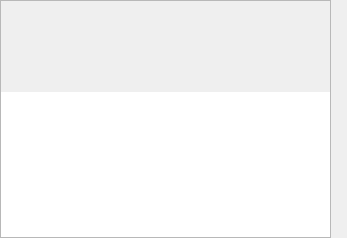
<ui version="4.0" >
 <class>ChatWidget</class>
 <widget class="QDialog" name="ChatWidget" >
  <property name="geometry" >
   <rect>
    <x>0</x>
    <y>0</y>
    <width>347</width>
    <height>238</height>
   </rect>
  </property>
  <property name="windowTitle" >
   <string>Form</string>
  </property>
  <layout class="QHBoxLayout" >
   <property name="margin" >
    <number>0</number>
   </property>
   <property name="spacing" >
    <number>0</number>
   </property>
   <item>
    <widget class="QFrame" name="frame" >
     <property name="frameShape" >
      <enum>QFrame::StyledPanel</enum>
     </property>
     <property name="frameShadow" >
      <enum>QFrame::Raised</enum>
     </property>
     <layout class="QGridLayout" >
      <property name="margin" >
       <number>0</number>
      </property>
      <property name="spacing" >
       <number>0</number>
      </property>
      <item row="1" column="0" >
       <widget class="QStackedWidget" name="editActionStackedWidget" >
        <property name="enabled" >
         <bool>true</bool>
        </property>
        <property name="minimumSize" >
         <size>
          <width>16</width>
          <height>65</height>
         </size>
        </property>
        <property name="maximumSize" >
         <size>
          <width>16777215</width>
          <height>65</height>
         </size>
        </property>
        <property name="palette" >
         <palette>
          <active>
           <colorrole role="WindowText" >
            <brush brushstyle="SolidPattern" >
             <color alpha="255" >
              <red>0</red>
              <green>0</green>
              <blue>0</blue>
             </color>
            </brush>
           </colorrole>
           <colorrole role="Button" >
            <brush brushstyle="SolidPattern" >
             <color alpha="255" >
              <red>221</red>
              <green>223</green>
              <blue>228</blue>
             </color>
            </brush>
           </colorrole>
           <colorrole role="Light" >
            <brush brushstyle="SolidPattern" >
             <color alpha="255" >
              <red>255</red>
              <green>255</green>
              <blue>255</blue>
             </color>
            </brush>
           </colorrole>
           <colorrole role="Midlight" >
            <brush brushstyle="SolidPattern" >
             <color alpha="255" >
              <red>255</red>
              <green>255</green>
              <blue>255</blue>
             </color>
            </brush>
           </colorrole>
           <colorrole role="Dark" >
            <brush brushstyle="SolidPattern" >
             <color alpha="255" >
              <red>85</red>
              <green>85</green>
              <blue>85</blue>
             </color>
            </brush>
           </colorrole>
           <colorrole role="Mid" >
            <brush brushstyle="SolidPattern" >
             <color alpha="255" >
              <red>199</red>
              <green>199</green>
              <blue>199</blue>
             </color>
            </brush>
           </colorrole>
           <colorrole role="Text" >
            <brush brushstyle="SolidPattern" >
             <color alpha="255" >
              <red>0</red>
              <green>0</green>
              <blue>0</blue>
             </color>
            </brush>
           </colorrole>
           <colorrole role="BrightText" >
            <brush brushstyle="SolidPattern" >
             <color alpha="255" >
              <red>255</red>
              <green>255</green>
              <blue>255</blue>
             </color>
            </brush>
           </colorrole>
           <colorrole role="ButtonText" >
            <brush brushstyle="SolidPattern" >
             <color alpha="255" >
              <red>0</red>
              <green>0</green>
              <blue>0</blue>
             </color>
            </brush>
           </colorrole>
           <colorrole role="Base" >
            <brush brushstyle="SolidPattern" >
             <color alpha="255" >
              <red>255</red>
              <green>255</green>
              <blue>255</blue>
             </color>
            </brush>
           </colorrole>
           <colorrole role="Window" >
            <brush brushstyle="SolidPattern" >
             <color alpha="255" >
              <red>255</red>
              <green>255</green>
              <blue>255</blue>
             </color>
            </brush>
           </colorrole>
           <colorrole role="Shadow" >
            <brush brushstyle="SolidPattern" >
             <color alpha="255" >
              <red>0</red>
              <green>0</green>
              <blue>0</blue>
             </color>
            </brush>
           </colorrole>
           <colorrole role="Highlight" >
            <brush brushstyle="SolidPattern" >
             <color alpha="255" >
              <red>103</red>
              <green>141</green>
              <blue>178</blue>
             </color>
            </brush>
           </colorrole>
           <colorrole role="HighlightedText" >
            <brush brushstyle="SolidPattern" >
             <color alpha="255" >
              <red>255</red>
              <green>255</green>
              <blue>255</blue>
             </color>
            </brush>
           </colorrole>
           <colorrole role="Link" >
            <brush brushstyle="SolidPattern" >
             <color alpha="255" >
              <red>0</red>
              <green>0</green>
              <blue>238</blue>
             </color>
            </brush>
           </colorrole>
           <colorrole role="LinkVisited" >
            <brush brushstyle="SolidPattern" >
             <color alpha="255" >
              <red>82</red>
              <green>24</green>
              <blue>139</blue>
             </color>
            </brush>
           </colorrole>
           <colorrole role="AlternateBase" >
            <brush brushstyle="SolidPattern" >
             <color alpha="255" >
              <red>232</red>
              <green>232</green>
              <blue>232</blue>
             </color>
            </brush>
           </colorrole>
          </active>
          <inactive>
           <colorrole role="WindowText" >
            <brush brushstyle="SolidPattern" >
             <color alpha="255" >
              <red>0</red>
              <green>0</green>
              <blue>0</blue>
             </color>
            </brush>
           </colorrole>
           <colorrole role="Button" >
            <brush brushstyle="SolidPattern" >
             <color alpha="255" >
              <red>221</red>
              <green>223</green>
              <blue>228</blue>
             </color>
            </brush>
           </colorrole>
           <colorrole role="Light" >
            <brush brushstyle="SolidPattern" >
             <color alpha="255" >
              <red>255</red>
              <green>255</green>
              <blue>255</blue>
             </color>
            </brush>
           </colorrole>
           <colorrole role="Midlight" >
            <brush brushstyle="SolidPattern" >
             <color alpha="255" >
              <red>255</red>
              <green>255</green>
              <blue>255</blue>
             </color>
            </brush>
           </colorrole>
           <colorrole role="Dark" >
            <brush brushstyle="SolidPattern" >
             <color alpha="255" >
              <red>85</red>
              <green>85</green>
              <blue>85</blue>
             </color>
            </brush>
           </colorrole>
           <colorrole role="Mid" >
            <brush brushstyle="SolidPattern" >
             <color alpha="255" >
              <red>199</red>
              <green>199</green>
              <blue>199</blue>
             </color>
            </brush>
           </colorrole>
           <colorrole role="Text" >
            <brush brushstyle="SolidPattern" >
             <color alpha="255" >
              <red>0</red>
              <green>0</green>
              <blue>0</blue>
             </color>
            </brush>
           </colorrole>
           <colorrole role="BrightText" >
            <brush brushstyle="SolidPattern" >
             <color alpha="255" >
              <red>255</red>
              <green>255</green>
              <blue>255</blue>
             </color>
            </brush>
           </colorrole>
           <colorrole role="ButtonText" >
            <brush brushstyle="SolidPattern" >
             <color alpha="255" >
              <red>0</red>
              <green>0</green>
              <blue>0</blue>
             </color>
            </brush>
           </colorrole>
           <colorrole role="Base" >
            <brush brushstyle="SolidPattern" >
             <color alpha="255" >
              <red>255</red>
              <green>255</green>
              <blue>255</blue>
             </color>
            </brush>
           </colorrole>
           <colorrole role="Window" >
            <brush brushstyle="SolidPattern" >
             <color alpha="255" >
              <red>255</red>
              <green>255</green>
              <blue>255</blue>
             </color>
            </brush>
           </colorrole>
           <colorrole role="Shadow" >
            <brush brushstyle="SolidPattern" >
             <color alpha="255" >
              <red>0</red>
              <green>0</green>
              <blue>0</blue>
             </color>
            </brush>
           </colorrole>
           <colorrole role="Highlight" >
            <brush brushstyle="SolidPattern" >
             <color alpha="255" >
              <red>103</red>
              <green>141</green>
              <blue>178</blue>
             </color>
            </brush>
           </colorrole>
           <colorrole role="HighlightedText" >
            <brush brushstyle="SolidPattern" >
             <color alpha="255" >
              <red>255</red>
              <green>255</green>
              <blue>255</blue>
             </color>
            </brush>
           </colorrole>
           <colorrole role="Link" >
            <brush brushstyle="SolidPattern" >
             <color alpha="255" >
              <red>0</red>
              <green>0</green>
              <blue>238</blue>
             </color>
            </brush>
           </colorrole>
           <colorrole role="LinkVisited" >
            <brush brushstyle="SolidPattern" >
             <color alpha="255" >
              <red>82</red>
              <green>24</green>
              <blue>139</blue>
             </color>
            </brush>
           </colorrole>
           <colorrole role="AlternateBase" >
            <brush brushstyle="SolidPattern" >
             <color alpha="255" >
              <red>232</red>
              <green>232</green>
              <blue>232</blue>
             </color>
            </brush>
           </colorrole>
          </inactive>
          <disabled>
           <colorrole role="WindowText" >
            <brush brushstyle="SolidPattern" >
             <color alpha="255" >
              <red>128</red>
              <green>128</green>
              <blue>128</blue>
             </color>
            </brush>
           </colorrole>
           <colorrole role="Button" >
            <brush brushstyle="SolidPattern" >
             <color alpha="255" >
              <red>221</red>
              <green>223</green>
              <blue>228</blue>
             </color>
            </brush>
           </colorrole>
           <colorrole role="Light" >
            <brush brushstyle="SolidPattern" >
             <color alpha="255" >
              <red>255</red>
              <green>255</green>
              <blue>255</blue>
             </color>
            </brush>
           </colorrole>
           <colorrole role="Midlight" >
            <brush brushstyle="SolidPattern" >
             <color alpha="255" >
              <red>255</red>
              <green>255</green>
              <blue>255</blue>
             </color>
            </brush>
           </colorrole>
           <colorrole role="Dark" >
            <brush brushstyle="SolidPattern" >
             <color alpha="255" >
              <red>85</red>
              <green>85</green>
              <blue>85</blue>
             </color>
            </brush>
           </colorrole>
           <colorrole role="Mid" >
            <brush brushstyle="SolidPattern" >
             <color alpha="255" >
              <red>199</red>
              <green>199</green>
              <blue>199</blue>
             </color>
            </brush>
           </colorrole>
           <colorrole role="Text" >
            <brush brushstyle="SolidPattern" >
             <color alpha="255" >
              <red>199</red>
              <green>199</green>
              <blue>199</blue>
             </color>
            </brush>
           </colorrole>
           <colorrole role="BrightText" >
            <brush brushstyle="SolidPattern" >
             <color alpha="255" >
              <red>255</red>
              <green>255</green>
              <blue>255</blue>
             </color>
            </brush>
           </colorrole>
           <colorrole role="ButtonText" >
            <brush brushstyle="SolidPattern" >
             <color alpha="255" >
              <red>128</red>
              <green>128</green>
              <blue>128</blue>
             </color>
            </brush>
           </colorrole>
           <colorrole role="Base" >
            <brush brushstyle="SolidPattern" >
             <color alpha="255" >
              <red>255</red>
              <green>255</green>
              <blue>255</blue>
             </color>
            </brush>
           </colorrole>
           <colorrole role="Window" >
            <brush brushstyle="SolidPattern" >
             <color alpha="255" >
              <red>255</red>
              <green>255</green>
              <blue>255</blue>
             </color>
            </brush>
           </colorrole>
           <colorrole role="Shadow" >
            <brush brushstyle="SolidPattern" >
             <color alpha="255" >
              <red>0</red>
              <green>0</green>
              <blue>0</blue>
             </color>
            </brush>
           </colorrole>
           <colorrole role="Highlight" >
            <brush brushstyle="SolidPattern" >
             <color alpha="255" >
              <red>86</red>
              <green>117</green>
              <blue>148</blue>
             </color>
            </brush>
           </colorrole>
           <colorrole role="HighlightedText" >
            <brush brushstyle="SolidPattern" >
             <color alpha="255" >
              <red>255</red>
              <green>255</green>
              <blue>255</blue>
             </color>
            </brush>
           </colorrole>
           <colorrole role="Link" >
            <brush brushstyle="SolidPattern" >
             <color alpha="255" >
              <red>0</red>
              <green>0</green>
              <blue>238</blue>
             </color>
            </brush>
           </colorrole>
           <colorrole role="LinkVisited" >
            <brush brushstyle="SolidPattern" >
             <color alpha="255" >
              <red>82</red>
              <green>24</green>
              <blue>139</blue>
             </color>
            </brush>
           </colorrole>
           <colorrole role="AlternateBase" >
            <brush brushstyle="SolidPattern" >
             <color alpha="255" >
              <red>232</red>
              <green>232</green>
              <blue>232</blue>
             </color>
            </brush>
           </colorrole>
          </disabled>
         </palette>
        </property>
        <property name="autoFillBackground" >
         <bool>true</bool>
        </property>
        <widget class="QWidget" name="page_7" />
        <widget class="QWidget" name="page_8" />
       </widget>
      </item>
      <item row="2" column="0" >
       <widget class="QFrame" name="EditFrame" >
        <property name="minimumSize" >
         <size>
          <width>16</width>
          <height>80</height>
         </size>
        </property>
        <property name="maximumSize" >
         <size>
          <width>16777215</width>
          <height>80</height>
         </size>
        </property>
        <property name="palette" >
         <palette>
          <active>
           <colorrole role="WindowText" >
            <brush brushstyle="SolidPattern" >
             <color alpha="255" >
              <red>0</red>
              <green>0</green>
              <blue>0</blue>
             </color>
            </brush>
           </colorrole>
           <colorrole role="Button" >
            <brush brushstyle="SolidPattern" >
             <color alpha="255" >
              <red>221</red>
              <green>223</green>
              <blue>228</blue>
             </color>
            </brush>
           </colorrole>
           <colorrole role="Light" >
            <brush brushstyle="SolidPattern" >
             <color alpha="255" >
              <red>255</red>
              <green>255</green>
              <blue>255</blue>
             </color>
            </brush>
           </colorrole>
           <colorrole role="Midlight" >
            <brush brushstyle="SolidPattern" >
             <color alpha="255" >
              <red>255</red>
              <green>255</green>
              <blue>255</blue>
             </color>
            </brush>
           </colorrole>
           <colorrole role="Dark" >
            <brush brushstyle="SolidPattern" >
             <color alpha="255" >
              <red>85</red>
              <green>85</green>
              <blue>85</blue>
             </color>
            </brush>
           </colorrole>
           <colorrole role="Mid" >
            <brush brushstyle="SolidPattern" >
             <color alpha="255" >
              <red>199</red>
              <green>199</green>
              <blue>199</blue>
             </color>
            </brush>
           </colorrole>
           <colorrole role="Text" >
            <brush brushstyle="SolidPattern" >
             <color alpha="255" >
              <red>0</red>
              <green>0</green>
              <blue>0</blue>
             </color>
            </brush>
           </colorrole>
           <colorrole role="BrightText" >
            <brush brushstyle="SolidPattern" >
             <color alpha="255" >
              <red>255</red>
              <green>255</green>
              <blue>255</blue>
             </color>
            </brush>
           </colorrole>
           <colorrole role="ButtonText" >
            <brush brushstyle="SolidPattern" >
             <color alpha="255" >
              <red>0</red>
              <green>0</green>
              <blue>0</blue>
             </color>
            </brush>
           </colorrole>
           <colorrole role="Base" >
            <brush brushstyle="SolidPattern" >
             <color alpha="255" >
              <red>255</red>
              <green>255</green>
              <blue>255</blue>
             </color>
            </brush>
           </colorrole>
           <colorrole role="Window" >
            <brush brushstyle="SolidPattern" >
             <color alpha="255" >
              <red>255</red>
              <green>255</green>
              <blue>255</blue>
             </color>
            </brush>
           </colorrole>
           <colorrole role="Shadow" >
            <brush brushstyle="SolidPattern" >
             <color alpha="255" >
              <red>0</red>
              <green>0</green>
              <blue>0</blue>
             </color>
            </brush>
           </colorrole>
           <colorrole role="Highlight" >
            <brush brushstyle="SolidPattern" >
             <color alpha="255" >
              <red>103</red>
              <green>141</green>
              <blue>178</blue>
             </color>
            </brush>
           </colorrole>
           <colorrole role="HighlightedText" >
            <brush brushstyle="SolidPattern" >
             <color alpha="255" >
              <red>255</red>
              <green>255</green>
              <blue>255</blue>
             </color>
            </brush>
           </colorrole>
           <colorrole role="Link" >
            <brush brushstyle="SolidPattern" >
             <color alpha="255" >
              <red>0</red>
              <green>0</green>
              <blue>238</blue>
             </color>
            </brush>
           </colorrole>
           <colorrole role="LinkVisited" >
            <brush brushstyle="SolidPattern" >
             <color alpha="255" >
              <red>82</red>
              <green>24</green>
              <blue>139</blue>
             </color>
            </brush>
           </colorrole>
           <colorrole role="AlternateBase" >
            <brush brushstyle="SolidPattern" >
             <color alpha="255" >
              <red>232</red>
              <green>232</green>
              <blue>232</blue>
             </color>
            </brush>
           </colorrole>
          </active>
          <inactive>
           <colorrole role="WindowText" >
            <brush brushstyle="SolidPattern" >
             <color alpha="255" >
              <red>0</red>
              <green>0</green>
              <blue>0</blue>
             </color>
            </brush>
           </colorrole>
           <colorrole role="Button" >
            <brush brushstyle="SolidPattern" >
             <color alpha="255" >
              <red>221</red>
              <green>223</green>
              <blue>228</blue>
             </color>
            </brush>
           </colorrole>
           <colorrole role="Light" >
            <brush brushstyle="SolidPattern" >
             <color alpha="255" >
              <red>255</red>
              <green>255</green>
              <blue>255</blue>
             </color>
            </brush>
           </colorrole>
           <colorrole role="Midlight" >
            <brush brushstyle="SolidPattern" >
             <color alpha="255" >
              <red>255</red>
              <green>255</green>
              <blue>255</blue>
             </color>
            </brush>
           </colorrole>
           <colorrole role="Dark" >
            <brush brushstyle="SolidPattern" >
             <color alpha="255" >
              <red>85</red>
              <green>85</green>
              <blue>85</blue>
             </color>
            </brush>
           </colorrole>
           <colorrole role="Mid" >
            <brush brushstyle="SolidPattern" >
             <color alpha="255" >
              <red>199</red>
              <green>199</green>
              <blue>199</blue>
             </color>
            </brush>
           </colorrole>
           <colorrole role="Text" >
            <brush brushstyle="SolidPattern" >
             <color alpha="255" >
              <red>0</red>
              <green>0</green>
              <blue>0</blue>
             </color>
            </brush>
           </colorrole>
           <colorrole role="BrightText" >
            <brush brushstyle="SolidPattern" >
             <color alpha="255" >
              <red>255</red>
              <green>255</green>
              <blue>255</blue>
             </color>
            </brush>
           </colorrole>
           <colorrole role="ButtonText" >
            <brush brushstyle="SolidPattern" >
             <color alpha="255" >
              <red>0</red>
              <green>0</green>
              <blue>0</blue>
             </color>
            </brush>
           </colorrole>
           <colorrole role="Base" >
            <brush brushstyle="SolidPattern" >
             <color alpha="255" >
              <red>255</red>
              <green>255</green>
              <blue>255</blue>
             </color>
            </brush>
           </colorrole>
           <colorrole role="Window" >
            <brush brushstyle="SolidPattern" >
             <color alpha="255" >
              <red>255</red>
              <green>255</green>
              <blue>255</blue>
             </color>
            </brush>
           </colorrole>
           <colorrole role="Shadow" >
            <brush brushstyle="SolidPattern" >
             <color alpha="255" >
              <red>0</red>
              <green>0</green>
              <blue>0</blue>
             </color>
            </brush>
           </colorrole>
           <colorrole role="Highlight" >
            <brush brushstyle="SolidPattern" >
             <color alpha="255" >
              <red>103</red>
              <green>141</green>
              <blue>178</blue>
             </color>
            </brush>
           </colorrole>
           <colorrole role="HighlightedText" >
            <brush brushstyle="SolidPattern" >
             <color alpha="255" >
              <red>255</red>
              <green>255</green>
              <blue>255</blue>
             </color>
            </brush>
           </colorrole>
           <colorrole role="Link" >
            <brush brushstyle="SolidPattern" >
             <color alpha="255" >
              <red>0</red>
              <green>0</green>
              <blue>238</blue>
             </color>
            </brush>
           </colorrole>
           <colorrole role="LinkVisited" >
            <brush brushstyle="SolidPattern" >
             <color alpha="255" >
              <red>82</red>
              <green>24</green>
              <blue>139</blue>
             </color>
            </brush>
           </colorrole>
           <colorrole role="AlternateBase" >
            <brush brushstyle="SolidPattern" >
             <color alpha="255" >
              <red>232</red>
              <green>232</green>
              <blue>232</blue>
             </color>
            </brush>
           </colorrole>
          </inactive>
          <disabled>
           <colorrole role="WindowText" >
            <brush brushstyle="SolidPattern" >
             <color alpha="255" >
              <red>128</red>
              <green>128</green>
              <blue>128</blue>
             </color>
            </brush>
           </colorrole>
           <colorrole role="Button" >
            <brush brushstyle="SolidPattern" >
             <color alpha="255" >
              <red>221</red>
              <green>223</green>
              <blue>228</blue>
             </color>
            </brush>
           </colorrole>
           <colorrole role="Light" >
            <brush brushstyle="SolidPattern" >
             <color alpha="255" >
              <red>255</red>
              <green>255</green>
              <blue>255</blue>
             </color>
            </brush>
           </colorrole>
           <colorrole role="Midlight" >
            <brush brushstyle="SolidPattern" >
             <color alpha="255" >
              <red>255</red>
              <green>255</green>
              <blue>255</blue>
             </color>
            </brush>
           </colorrole>
           <colorrole role="Dark" >
            <brush brushstyle="SolidPattern" >
             <color alpha="255" >
              <red>85</red>
              <green>85</green>
              <blue>85</blue>
             </color>
            </brush>
           </colorrole>
           <colorrole role="Mid" >
            <brush brushstyle="SolidPattern" >
             <color alpha="255" >
              <red>199</red>
              <green>199</green>
              <blue>199</blue>
             </color>
            </brush>
           </colorrole>
           <colorrole role="Text" >
            <brush brushstyle="SolidPattern" >
             <color alpha="255" >
              <red>199</red>
              <green>199</green>
              <blue>199</blue>
             </color>
            </brush>
           </colorrole>
           <colorrole role="BrightText" >
            <brush brushstyle="SolidPattern" >
             <color alpha="255" >
              <red>255</red>
              <green>255</green>
              <blue>255</blue>
             </color>
            </brush>
           </colorrole>
           <colorrole role="ButtonText" >
            <brush brushstyle="SolidPattern" >
             <color alpha="255" >
              <red>128</red>
              <green>128</green>
              <blue>128</blue>
             </color>
            </brush>
           </colorrole>
           <colorrole role="Base" >
            <brush brushstyle="SolidPattern" >
             <color alpha="255" >
              <red>255</red>
              <green>255</green>
              <blue>255</blue>
             </color>
            </brush>
           </colorrole>
           <colorrole role="Window" >
            <brush brushstyle="SolidPattern" >
             <color alpha="255" >
              <red>255</red>
              <green>255</green>
              <blue>255</blue>
             </color>
            </brush>
           </colorrole>
           <colorrole role="Shadow" >
            <brush brushstyle="SolidPattern" >
             <color alpha="255" >
              <red>0</red>
              <green>0</green>
              <blue>0</blue>
             </color>
            </brush>
           </colorrole>
           <colorrole role="Highlight" >
            <brush brushstyle="SolidPattern" >
             <color alpha="255" >
              <red>86</red>
              <green>117</green>
              <blue>148</blue>
             </color>
            </brush>
           </colorrole>
           <colorrole role="HighlightedText" >
            <brush brushstyle="SolidPattern" >
             <color alpha="255" >
              <red>255</red>
              <green>255</green>
              <blue>255</blue>
             </color>
            </brush>
           </colorrole>
           <colorrole role="Link" >
            <brush brushstyle="SolidPattern" >
             <color alpha="255" >
              <red>0</red>
              <green>0</green>
              <blue>238</blue>
             </color>
            </brush>
           </colorrole>
           <colorrole role="LinkVisited" >
            <brush brushstyle="SolidPattern" >
             <color alpha="255" >
              <red>82</red>
              <green>24</green>
              <blue>139</blue>
             </color>
            </brush>
           </colorrole>
           <colorrole role="AlternateBase" >
            <brush brushstyle="SolidPattern" >
             <color alpha="255" >
              <red>232</red>
              <green>232</green>
              <blue>232</blue>
             </color>
            </brush>
           </colorrole>
          </disabled>
         </palette>
        </property>
        <property name="autoFillBackground" >
         <bool>true</bool>
        </property>
        <property name="frameShape" >
         <enum>QFrame::NoFrame</enum>
        </property>
        <layout class="QGridLayout" >
         <property name="margin" >
          <number>6</number>
         </property>
         <property name="spacing" >
          <number>0</number>
         </property>
         <item row="0" column="0" >
          <widget class="QStackedWidget" name="editStackedWidget" >
           <property name="maximumSize" >
            <size>
             <width>16777215</width>
             <height>16777215</height>
            </size>
           </property>
           <property name="currentIndex" >
            <number>1</number>
           </property>
           <widget class="QWidget" name="page_3" />
           <widget class="QWidget" name="page_4" />
          </widget>
         </item>
         <item row="0" column="1" >
          <widget class="QToolButton" name="sendButton" >
           <property name="maximumSize" >
            <size>
             <width>56</width>
             <height>56</height>
            </size>
           </property>
           <property name="text" >
            <string/>
           </property>
           <property name="icon" >
            <iconset resource="../images.qrc" >:/images/chat/chat_send.png</iconset>
           </property>
           <property name="iconSize" >
            <size>
             <width>50</width>
             <height>50</height>
            </size>
           </property>
           <property name="autoRaise" >
            <bool>true</bool>
           </property>
          </widget>
         </item>
        </layout>
       </widget>
      </item>
      <item row="0" column="0" >
       <widget class="QFrame" name="HistoryFrame" >
        <property name="frameShape" >
         <enum>QFrame::NoFrame</enum>
        </property>
        <property name="frameShadow" >
         <enum>QFrame::Raised</enum>
        </property>
        <layout class="QGridLayout" >
         <property name="margin" >
          <number>0</number>
         </property>
         <property name="spacing" >
          <number>0</number>
         </property>
         <item row="0" column="0" >
          <widget class="QFrame" name="frame_2" >
           <property name="frameShape" >
            <enum>QFrame::NoFrame</enum>
           </property>
           <property name="frameShadow" >
            <enum>QFrame::Raised</enum>
           </property>
           <layout class="QGridLayout" >
            <property name="margin" >
             <number>0</number>
            </property>
            <property name="spacing" >
             <number>3</number>
            </property>
            <item row="0" column="0" >
             <widget class="QStackedWidget" name="historyStackedWidget" >
              <widget class="QWidget" name="page" />
              <widget class="QWidget" name="page_2" />
             </widget>
            </item>
           </layout>
          </widget>
         </item>
        </layout>
       </widget>
      </item>
     </layout>
    </widget>
   </item>
   <item>
    <layout class="QVBoxLayout" >
     <property name="margin" >
      <number>0</number>
     </property>
     <property name="spacing" >
      <number>0</number>
     </property>
     <item>
      <widget class="QToolButton" name="avatarFrameButton" >
       <property name="minimumSize" >
        <size>
         <width>14</width>
         <height>31</height>
        </size>
       </property>
       <property name="maximumSize" >
        <size>
         <width>14</width>
         <height>32</height>
        </size>
       </property>
       <property name="text" >
        <string/>
       </property>
       <property name="icon" >
        <iconset resource="../images.qrc" >:/images/chat/hide_avatar_frame.png</iconset>
       </property>
       <property name="iconSize" >
        <size>
         <width>14</width>
         <height>31</height>
        </size>
       </property>
       <property name="checkable" >
        <bool>false</bool>
       </property>
       <property name="autoRaise" >
        <bool>true</bool>
       </property>
      </widget>
     </item>
     <item>
      <spacer>
       <property name="orientation" >
        <enum>Qt::Vertical</enum>
       </property>
       <property name="sizeHint" >
        <size>
         <width>16</width>
         <height>509</height>
        </size>
       </property>
      </spacer>
     </item>
    </layout>
   </item>
  </layout>
 </widget>
 <resources>
  <include location="../images.qrc" />
 </resources>
 <connections/>
</ui>
